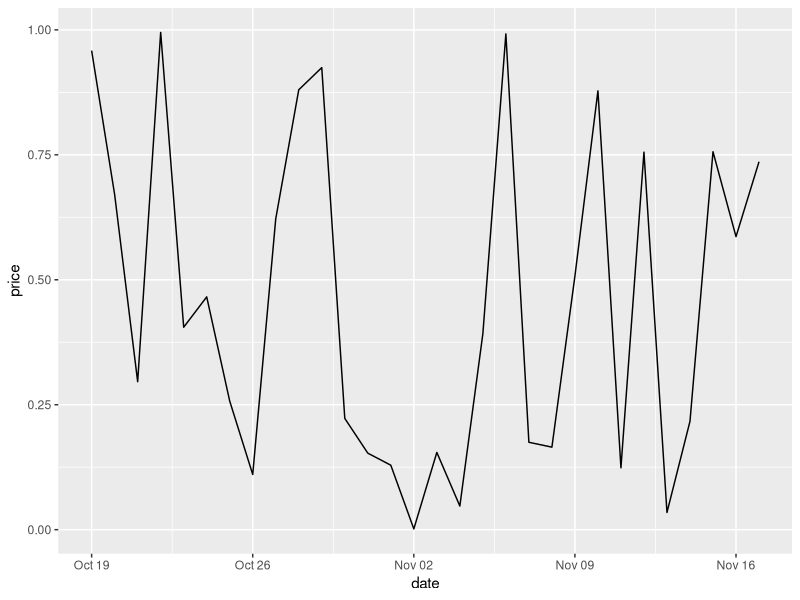
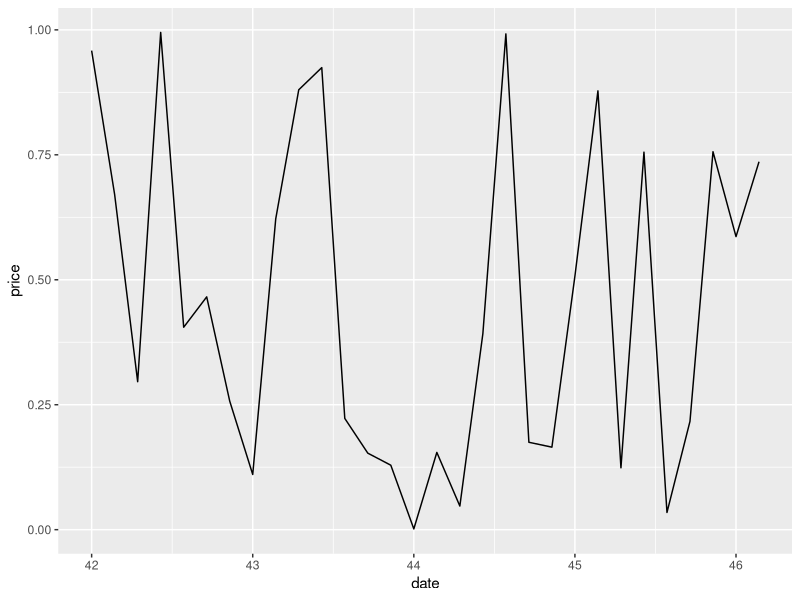
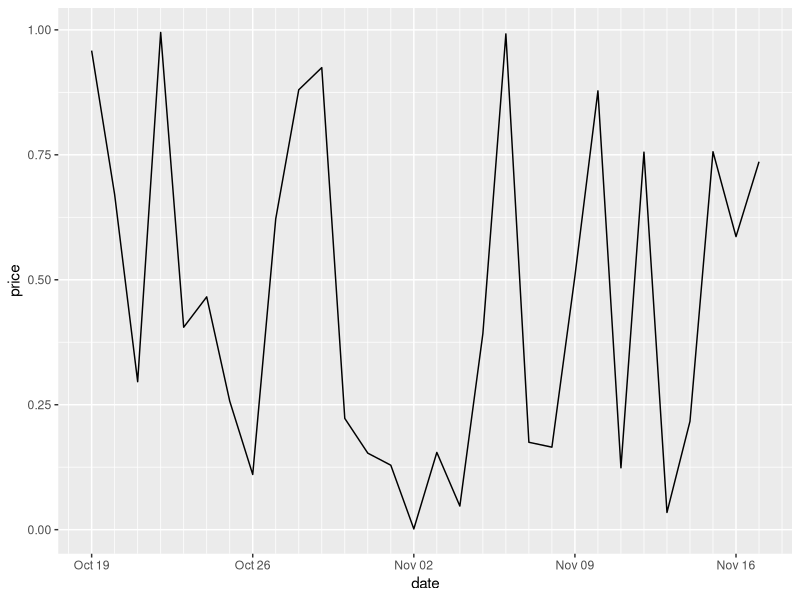
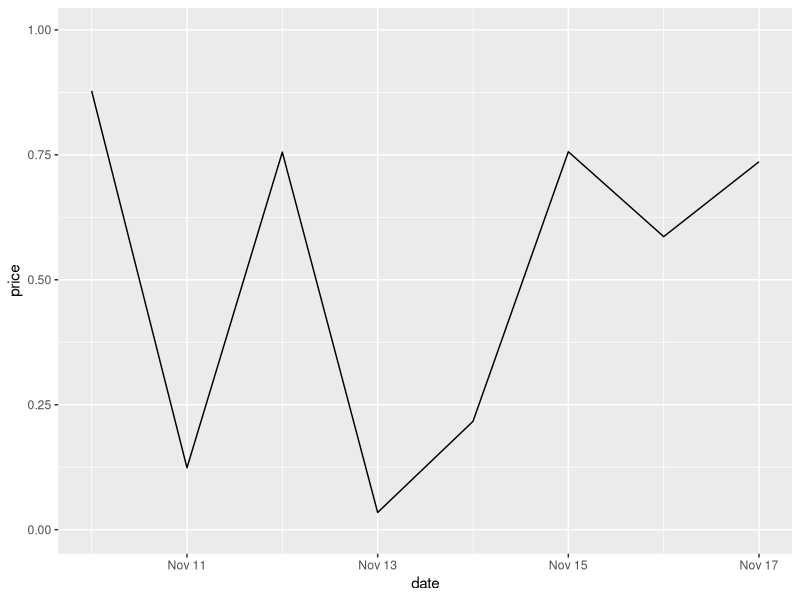

Write the R code that produced these figures, in order.
library(ggplot2)


### Name: scale_date
### Title: Position scales for date/time data
### Aliases: scale_x_date scale_y_date scale_x_datetime scale_y_datetime
###   scale_x_time scale_y_time

### ** Examples

last_month <- Sys.Date() - 0:29
df <- data.frame(
  date = last_month,
  price = runif(30)
)
base <- ggplot(df, aes(date, price)) +
  geom_line()

# The date scale will attempt to pick sensible defaults for
# major and minor tick marks. Override with date_breaks, date_labels
# date_minor_breaks arguments.
base + scale_x_date(date_labels = "%b %d")
base + scale_x_date(date_breaks = "1 week", date_labels = "%W")
base + scale_x_date(date_minor_breaks = "1 day")

# Set limits
base + scale_x_date(limits = c(Sys.Date() - 7, NA))
